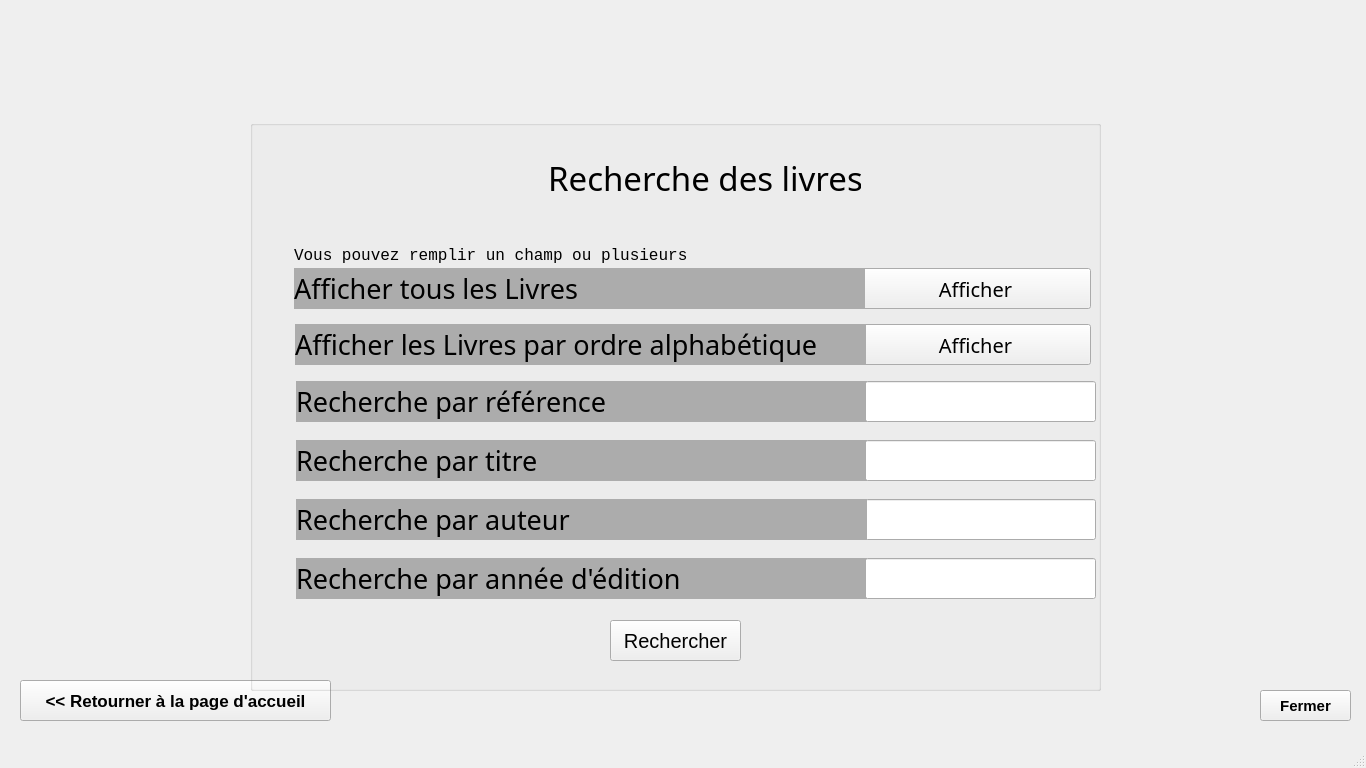
<?xml version="1.0" encoding="UTF-8"?>
<ui version="4.0">
 <class>MainWindow</class>
 <widget class="QMainWindow" name="MainWindow">
  <property name="geometry">
   <rect>
    <x>0</x>
    <y>0</y>
    <width>1366</width>
    <height>768</height>
   </rect>
  </property>
  <property name="windowTitle">
   <string>RechercherLivre</string>
  </property>
  <widget class="QWidget" name="centralwidget">
   <widget class="QPushButton" name="Return">
    <property name="geometry">
     <rect>
      <x>20</x>
      <y>680</y>
      <width>311</width>
      <height>41</height>
     </rect>
    </property>
    <property name="font">
     <font>
      <family>MS Sans Serif</family>
      <pointsize>13</pointsize>
      <bold>true</bold>
     </font>
    </property>
    <property name="cursor">
     <cursorShape>PointingHandCursor</cursorShape>
    </property>
    <property name="text">
     <string>&lt;&lt; Retourner à la page d'accueil</string>
    </property>
   </widget>
   <widget class="QPushButton" name="pushButton_2">
    <property name="geometry">
     <rect>
      <x>10</x>
      <y>10</y>
      <width>91</width>
      <height>81</height>
     </rect>
    </property>
    <property name="text">
     <string/>
    </property>
    <property name="icon">
     <iconset>
      <normaloff>Ressources/img/isimm.png</normaloff>Ressources/img/isimm.png</iconset>
    </property>
    <property name="iconSize">
     <size>
      <width>84</width>
      <height>72</height>
     </size>
    </property>
    <property name="flat">
     <bool>true</bool>
    </property>
   </widget>
   <widget class="QLabel" name="label">
    <property name="geometry">
     <rect>
      <x>0</x>
      <y>0</y>
      <width>1366</width>
      <height>768</height>
     </rect>
    </property>
    <property name="text">
     <string/>
    </property>
    <property name="pixmap">
     <pixmap>Ressources/img/Background.jpg</pixmap>
    </property>
    <property name="scaledContents">
     <bool>true</bool>
    </property>
   </widget>
   <widget class="QGroupBox" name="groupBox">
    <property name="geometry">
     <rect>
      <x>250</x>
      <y>120</y>
      <width>851</width>
      <height>571</height>
     </rect>
    </property>
    <property name="title">
     <string/>
    </property>
    <property name="flat">
     <bool>true</bool>
    </property>
    <widget class="QLabel" name="LbTitre">
     <property name="geometry">
      <rect>
       <x>46</x>
       <y>320</y>
       <width>571</width>
       <height>41</height>
      </rect>
     </property>
     <property name="font">
      <font>
       <family>Century Gothic</family>
       <pointsize>20</pointsize>
      </font>
     </property>
     <property name="styleSheet">
      <string notr="true">background-color: rgb(172, 172, 172);</string>
     </property>
     <property name="text">
      <string>Recherche par titre</string>
     </property>
    </widget>
    <widget class="QLabel" name="LbNumInscrip">
     <property name="geometry">
      <rect>
       <x>46</x>
       <y>261</y>
       <width>571</width>
       <height>41</height>
      </rect>
     </property>
     <property name="font">
      <font>
       <family>Century Gothic</family>
       <pointsize>20</pointsize>
      </font>
     </property>
     <property name="styleSheet">
      <string notr="true">background-color: rgb(172, 172, 172);</string>
     </property>
     <property name="text">
      <string>Recherche par référence</string>
     </property>
    </widget>
    <widget class="QLineEdit" name="EdAuteur">
     <property name="geometry">
      <rect>
       <x>615</x>
       <y>379</y>
       <width>231</width>
       <height>41</height>
      </rect>
     </property>
     <property name="font">
      <font>
       <family>Century Gothic</family>
       <pointsize>15</pointsize>
      </font>
     </property>
     <property name="text">
      <string/>
     </property>
     <property name="clearButtonEnabled">
      <bool>true</bool>
     </property>
    </widget>
    <widget class="QLabel" name="LbAuteur">
     <property name="geometry">
      <rect>
       <x>46</x>
       <y>379</y>
       <width>571</width>
       <height>41</height>
      </rect>
     </property>
     <property name="font">
      <font>
       <family>Century Gothic</family>
       <pointsize>20</pointsize>
      </font>
     </property>
     <property name="styleSheet">
      <string notr="true">background-color: rgb(172, 172, 172);</string>
     </property>
     <property name="text">
      <string>Recherche par auteur</string>
     </property>
    </widget>
    <widget class="QLineEdit" name="EdTitre">
     <property name="geometry">
      <rect>
       <x>615</x>
       <y>320</y>
       <width>231</width>
       <height>41</height>
      </rect>
     </property>
     <property name="font">
      <font>
       <family>Century Gothic</family>
       <pointsize>15</pointsize>
      </font>
     </property>
     <property name="text">
      <string/>
     </property>
     <property name="clearButtonEnabled">
      <bool>true</bool>
     </property>
    </widget>
    <widget class="QLineEdit" name="EdRef">
     <property name="geometry">
      <rect>
       <x>615</x>
       <y>261</y>
       <width>231</width>
       <height>41</height>
      </rect>
     </property>
     <property name="font">
      <font>
       <family>Century Gothic</family>
       <pointsize>15</pointsize>
      </font>
     </property>
     <property name="text">
      <string/>
     </property>
     <property name="clearButtonEnabled">
      <bool>true</bool>
     </property>
    </widget>
    <widget class="QLabel" name="Titre">
     <property name="geometry">
      <rect>
       <x>300</x>
       <y>37</y>
       <width>311</width>
       <height>41</height>
      </rect>
     </property>
     <property name="font">
      <font>
       <family>Calisto MT</family>
       <pointsize>25</pointsize>
       <bold>false</bold>
      </font>
     </property>
     <property name="text">
      <string>Recherche des livres</string>
     </property>
     <property name="alignment">
      <set>Qt::AlignCenter</set>
     </property>
    </widget>
    <widget class="QPushButton" name="Rechercher">
     <property name="geometry">
      <rect>
       <x>360</x>
       <y>500</y>
       <width>131</width>
       <height>41</height>
      </rect>
     </property>
     <property name="font">
      <font>
       <pointsize>15</pointsize>
      </font>
     </property>
     <property name="cursor">
      <cursorShape>PointingHandCursor</cursorShape>
     </property>
     <property name="text">
      <string>Rechercher</string>
     </property>
    </widget>
    <widget class="QPushButton" name="Logo">
     <property name="geometry">
      <rect>
       <x>190</x>
       <y>0</y>
       <width>101</width>
       <height>111</height>
      </rect>
     </property>
     <property name="text">
      <string/>
     </property>
     <property name="icon">
      <iconset>
       <normaloff>Ressources/img/IconBook.jpg</normaloff>Ressources/img/IconBook.jpg</iconset>
     </property>
     <property name="iconSize">
      <size>
       <width>112</width>
       <height>110</height>
      </size>
     </property>
     <property name="flat">
      <bool>true</bool>
     </property>
    </widget>
    <widget class="QLabel" name="LbAuteur_2">
     <property name="geometry">
      <rect>
       <x>46</x>
       <y>438</y>
       <width>571</width>
       <height>41</height>
      </rect>
     </property>
     <property name="font">
      <font>
       <family>Century Gothic</family>
       <pointsize>20</pointsize>
      </font>
     </property>
     <property name="styleSheet">
      <string notr="true">background-color: rgb(172, 172, 172);</string>
     </property>
     <property name="text">
      <string>Recherche par année d'édition</string>
     </property>
    </widget>
    <widget class="QLineEdit" name="EdAnnee">
     <property name="geometry">
      <rect>
       <x>615</x>
       <y>438</y>
       <width>231</width>
       <height>41</height>
      </rect>
     </property>
     <property name="font">
      <font>
       <family>Century Gothic</family>
       <pointsize>15</pointsize>
      </font>
     </property>
     <property name="text">
      <string/>
     </property>
     <property name="clearButtonEnabled">
      <bool>true</bool>
     </property>
    </widget>
    <widget class="QPushButton" name="Afficher">
     <property name="geometry">
      <rect>
       <x>610</x>
       <y>148</y>
       <width>231</width>
       <height>41</height>
      </rect>
     </property>
     <property name="font">
      <font>
       <family>Century Gothic</family>
       <pointsize>15</pointsize>
      </font>
     </property>
     <property name="cursor">
      <cursorShape>PointingHandCursor</cursorShape>
     </property>
     <property name="text">
      <string>Afficher</string>
     </property>
    </widget>
    <widget class="QPushButton" name="AfficherAlpha">
     <property name="geometry">
      <rect>
       <x>610</x>
       <y>204</y>
       <width>231</width>
       <height>41</height>
      </rect>
     </property>
     <property name="font">
      <font>
       <family>Century Gothic</family>
       <pointsize>15</pointsize>
      </font>
     </property>
     <property name="cursor">
      <cursorShape>PointingHandCursor</cursorShape>
     </property>
     <property name="text">
      <string>Afficher</string>
     </property>
    </widget>
    <widget class="QLabel" name="LbNumInscrip_4">
     <property name="geometry">
      <rect>
       <x>44</x>
       <y>148</y>
       <width>571</width>
       <height>41</height>
      </rect>
     </property>
     <property name="font">
      <font>
       <family>Century Gothic</family>
       <pointsize>20</pointsize>
      </font>
     </property>
     <property name="styleSheet">
      <string notr="true">background-color: rgb(172, 172, 172);</string>
     </property>
     <property name="text">
      <string>Afficher tous les Livres</string>
     </property>
    </widget>
    <widget class="QLabel" name="LbNumInscrip_5">
     <property name="geometry">
      <rect>
       <x>45</x>
       <y>204</y>
       <width>571</width>
       <height>41</height>
      </rect>
     </property>
     <property name="font">
      <font>
       <family>Century Gothic</family>
       <pointsize>20</pointsize>
      </font>
     </property>
     <property name="styleSheet">
      <string notr="true">background-color: rgb(172, 172, 172);</string>
     </property>
     <property name="text">
      <string>Afficher les Livres par ordre alphabétique</string>
     </property>
    </widget>
    <widget class="QLabel" name="ErrRef">
     <property name="geometry">
      <rect>
       <x>53</x>
       <y>300</y>
       <width>791</width>
       <height>20</height>
      </rect>
     </property>
     <property name="font">
      <font>
       <family>Courier New</family>
       <pointsize>12</pointsize>
       <bold>false</bold>
      </font>
     </property>
     <property name="styleSheet">
      <string notr="true">color:rgb(255,0,0);</string>
     </property>
     <property name="text">
      <string/>
     </property>
     <property name="alignment">
      <set>Qt::AlignRight|Qt::AlignTrailing|Qt::AlignVCenter</set>
     </property>
    </widget>
    <widget class="QLabel" name="ErrTitre">
     <property name="geometry">
      <rect>
       <x>54</x>
       <y>360</y>
       <width>791</width>
       <height>20</height>
      </rect>
     </property>
     <property name="font">
      <font>
       <family>Courier New</family>
       <pointsize>12</pointsize>
       <bold>false</bold>
      </font>
     </property>
     <property name="styleSheet">
      <string notr="true">color:rgb(255,0,0);</string>
     </property>
     <property name="text">
      <string/>
     </property>
     <property name="alignment">
      <set>Qt::AlignRight|Qt::AlignTrailing|Qt::AlignVCenter</set>
     </property>
    </widget>
    <widget class="QLabel" name="ErrAuteur">
     <property name="geometry">
      <rect>
       <x>55</x>
       <y>420</y>
       <width>791</width>
       <height>20</height>
      </rect>
     </property>
     <property name="font">
      <font>
       <family>Courier New</family>
       <pointsize>12</pointsize>
       <bold>false</bold>
      </font>
     </property>
     <property name="styleSheet">
      <string notr="true">color:rgb(255,0,0);</string>
     </property>
     <property name="text">
      <string/>
     </property>
     <property name="alignment">
      <set>Qt::AlignRight|Qt::AlignTrailing|Qt::AlignVCenter</set>
     </property>
    </widget>
    <widget class="QLabel" name="ErrAnnee">
     <property name="geometry">
      <rect>
       <x>54</x>
       <y>480</y>
       <width>791</width>
       <height>20</height>
      </rect>
     </property>
     <property name="font">
      <font>
       <family>Courier New</family>
       <pointsize>12</pointsize>
       <bold>false</bold>
      </font>
     </property>
     <property name="styleSheet">
      <string notr="true">color:rgb(255,0,0);</string>
     </property>
     <property name="text">
      <string/>
     </property>
     <property name="alignment">
      <set>Qt::AlignRight|Qt::AlignTrailing|Qt::AlignVCenter</set>
     </property>
    </widget>
    <widget class="QLabel" name="ErrAnnee_2">
     <property name="geometry">
      <rect>
       <x>44</x>
       <y>125</y>
       <width>421</width>
       <height>20</height>
      </rect>
     </property>
     <property name="font">
      <font>
       <family>Courier New</family>
       <pointsize>12</pointsize>
       <bold>false</bold>
      </font>
     </property>
     <property name="styleSheet">
      <string notr="true"/>
     </property>
     <property name="text">
      <string>Vous pouvez remplir un champ ou plusieurs</string>
     </property>
     <property name="alignment">
      <set>Qt::AlignLeading|Qt::AlignLeft|Qt::AlignVCenter</set>
     </property>
    </widget>
   </widget>
   <widget class="QPushButton" name="img2_2">
    <property name="geometry">
     <rect>
      <x>150</x>
      <y>640</y>
      <width>41</width>
      <height>41</height>
     </rect>
    </property>
    <property name="text">
     <string/>
    </property>
    <property name="icon">
     <iconset>
      <normaloff>Ressources/img/home.png</normaloff>Ressources/img/home.png</iconset>
    </property>
    <property name="iconSize">
     <size>
      <width>35</width>
      <height>45</height>
     </size>
    </property>
    <property name="flat">
     <bool>true</bool>
    </property>
   </widget>
   <widget class="QPushButton" name="pushButton_3">
    <property name="geometry">
     <rect>
      <x>380</x>
      <y>10</y>
      <width>631</width>
      <height>91</height>
     </rect>
    </property>
    <property name="text">
     <string/>
    </property>
    <property name="icon">
     <iconset>
      <normaloff>Ressources/img/entete.png</normaloff>Ressources/img/entete.png</iconset>
    </property>
    <property name="iconSize">
     <size>
      <width>571</width>
      <height>509</height>
     </size>
    </property>
    <property name="flat">
     <bool>true</bool>
    </property>
   </widget>
   <widget class="QPushButton" name="img2">
    <property name="geometry">
     <rect>
      <x>40</x>
      <y>280</y>
      <width>161</width>
      <height>301</height>
     </rect>
    </property>
    <property name="text">
     <string/>
    </property>
    <property name="icon">
     <iconset>
      <normaloff>:/icons/img/etud4.png</normaloff>:/icons/img/etud4.png</iconset>
    </property>
    <property name="iconSize">
     <size>
      <width>445</width>
      <height>391</height>
     </size>
    </property>
    <property name="flat">
     <bool>true</bool>
    </property>
   </widget>
   <widget class="QPushButton" name="Fermer">
    <property name="geometry">
     <rect>
      <x>1260</x>
      <y>690</y>
      <width>91</width>
      <height>31</height>
     </rect>
    </property>
    <property name="font">
     <font>
      <pointsize>11</pointsize>
      <bold>true</bold>
     </font>
    </property>
    <property name="cursor">
     <cursorShape>PointingHandCursor</cursorShape>
    </property>
    <property name="text">
     <string>Fermer</string>
    </property>
    <property name="icon">
     <iconset>
      <normaloff>Ressources/img/Supprimer.png</normaloff>Ressources/img/Supprimer.png</iconset>
    </property>
    <property name="iconSize">
     <size>
      <width>29</width>
      <height>56</height>
     </size>
    </property>
   </widget>
   <zorder>label</zorder>
   <zorder>Return</zorder>
   <zorder>pushButton_2</zorder>
   <zorder>img2_2</zorder>
   <zorder>pushButton_3</zorder>
   <zorder>img2</zorder>
   <zorder>groupBox</zorder>
   <zorder>Fermer</zorder>
  </widget>
  <widget class="QMenuBar" name="menubar">
   <property name="geometry">
    <rect>
     <x>0</x>
     <y>0</y>
     <width>1366</width>
     <height>22</height>
    </rect>
   </property>
  </widget>
  <widget class="QStatusBar" name="statusbar"/>
 </widget>
 <tabstops>
  <tabstop>Afficher</tabstop>
  <tabstop>AfficherAlpha</tabstop>
  <tabstop>EdRef</tabstop>
  <tabstop>EdTitre</tabstop>
  <tabstop>EdAuteur</tabstop>
  <tabstop>EdAnnee</tabstop>
  <tabstop>Rechercher</tabstop>
  <tabstop>Return</tabstop>
  <tabstop>Fermer</tabstop>
  <tabstop>pushButton_2</tabstop>
  <tabstop>img2_2</tabstop>
  <tabstop>pushButton_3</tabstop>
  <tabstop>img2</tabstop>
  <tabstop>Logo</tabstop>
 </tabstops>
 <resources>
  <include location="Ressources/img.qrc"/>
 </resources>
 <connections/>
</ui>
